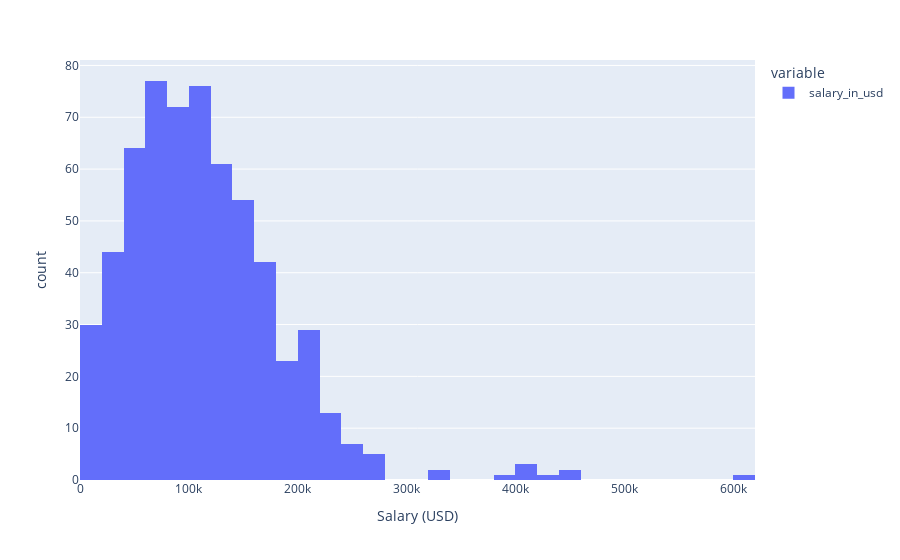

Notebook code cell kept with this figure:
### Markdown cell above
### Histogram
We get a general distribution of the salary in USD

### Code cell
px.histogram(data["salary_in_usd"], labels={'value' : 'Salary (USD)'})

### Figure 1 — Plotly figure (JSON) as saved in the notebook; plotly's stock layout.template omitted (floating-point values rounded to 4 significant figures; data arrays with more than 128 entries replaced by an {"elided": "..."} marker saying what was removed)
{"data": [{"alignmentgroup": "True", "bingroup": "x", "hovertemplate": "variable=salary_in_usd<br>Salary (USD)=%{x}<br>count=%{y}<extra></extra>", "legendgroup": "salary_in_usd", "marker": {"color": "#636efa", "pattern": {"shape": ""}}, "name": "salary_in_usd", "offsetgroup": "salary_in_usd", "orientation": "v", "showlegend": true, "type": "histogram", "x": {"elided": "607 int values"}, "xaxis": "x", "yaxis": "y"}], "layout": {"barmode": "relative", "legend": {"title": {"text": "variable"}, "tracegroupgap": 0}, "margin": {"t": 60}, "xaxis": {"anchor": "y", "domain": [0, 1], "title": {"text": "Salary (USD)"}}, "yaxis": {"anchor": "x", "domain": [0, 1], "title": {"text": "count"}}}}
